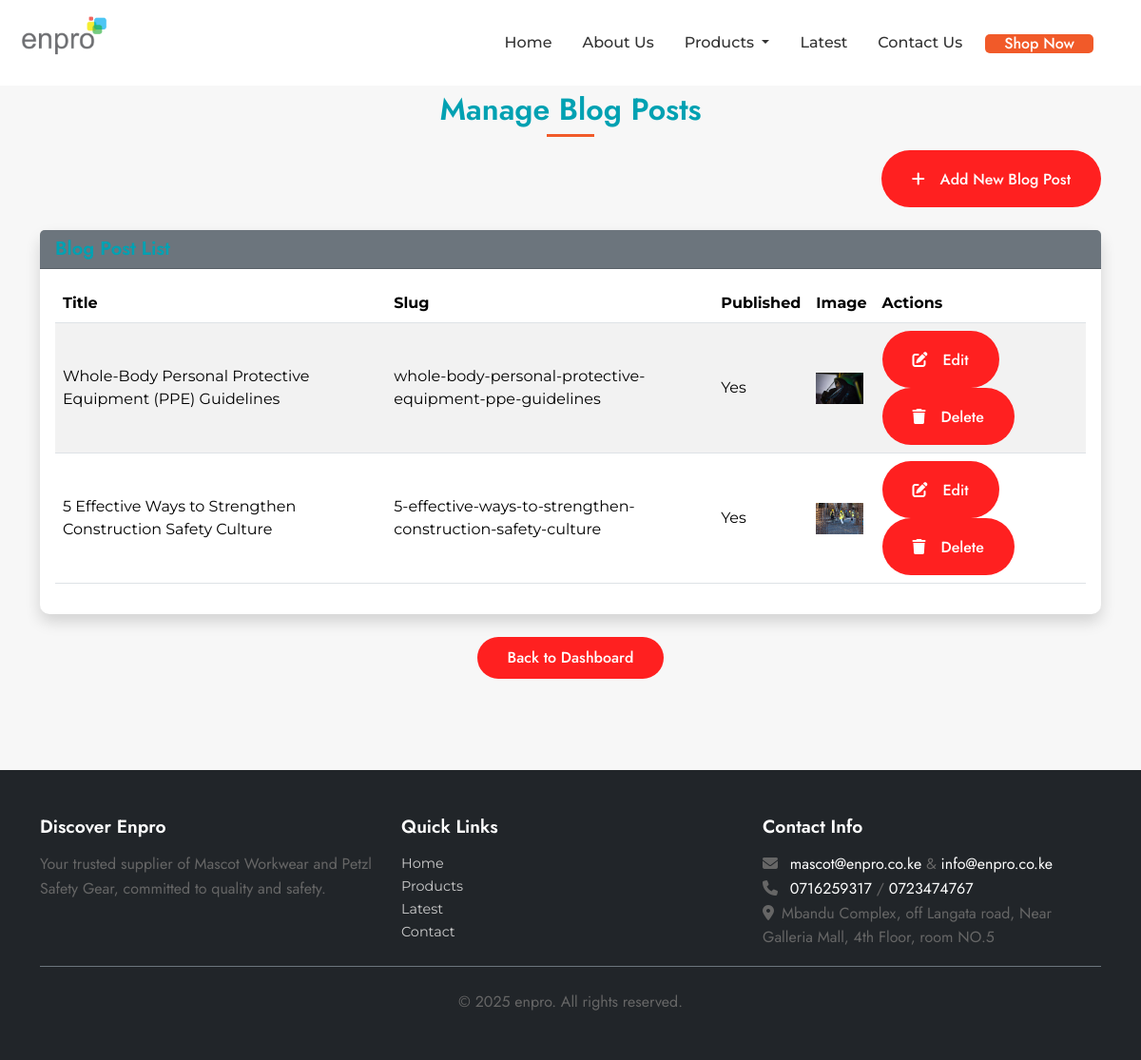
/admin/blog (signed in), run on the app's committed database.
### app/models.py (models this page shows, shortened)
class BlogPost(db.Model):
    id = db.Column(db.Integer, primary_key=True)
    title = db.Column(db.String(200), nullable=False)
    slug = db.Column(db.String(200), unique=True, nullable=False)  # SEO-friendly URL
    content = db.Column(db.Text, nullable=False)
    user_id = db.Column(db.Integer, db.ForeignKey('user.id'), nullable=False)
    created_at = db.Column(db.DateTime, default=lambda: datetime.now(UTC))
    updated_at = db.Column(db.DateTime, default=lambda: datetime.now(UTC), onupdate=lambda: datetime.now(UTC))
    is_published = db.Column(db.Boolean, default=False)
    images = db.relationship('BlogImage', backref='post', lazy=True, cascade="all, delete-orphan")

class BlogImage(db.Model):
    id = db.Column(db.Integer, primary_key=True)
    image_url = db.Column(db.String(500), nullable=False)
    post_id = db.Column(db.Integer, db.ForeignKey('blog_post.id'), nullable=False)
    alt_text = db.Column(db.String(200))  # Optional description for accessibility

### app/admin.py (the view)
    def wrap(*args, **kwargs):
        logger.debug(f"Checking admin access: is_authenticated={current_user.is_authenticated}, user={current_user.username if current_user.is_authenticated else 'None'}, role={current_user.role if current_user.is_authenticated else 'None'}, host={request.host}, session={dict(session)}, cookies={request.cookies}")
        if not current_user.is_authenticated:
            logger.warning(f"User not authenticated, redirecting to auth.login, host={request.host}")
            flash('Please log in to access this page.', 'danger')
            return redirect(url_for('auth.login', _external=True, _scheme='https'))
        if current_user.role != 'admin':
            logger.warning(f"User {current_user.username} has role {current_user.role}, not admin, host={request.host}")
            flash('You need admin privileges to access this page.', 'danger')
            return redirect(url_for('main.index', _external=True, _scheme='https'))
        return f(*args, **kwargs)

### app/admin.py (called while the page is built)
@admin_bp.route('/blog')
@admin_required
def blog():
    logger.debug(f"Accessing blog, user={current_user.username}, host={request.host}, session={dict(session)}, cookies={request.cookies}")
    posts = BlogPost.query.all()
    return render_template('admin/blog.html', posts=posts)

### app/templates/admin/blog.html (shortened to what this page needs)
{% extends "base.html" %}
{% block content %}
<section class="admin-blog py-5">
    <div class="container">
        <h2 class="section-title text-center mb-4 fade-in">Manage Blog Posts</h2>
        <div class="mb-4 text-end fade-in">
            <a href="{{ url_for('admin.blog_new') }}" class="btn btn-success">
                <i class="fas fa-plus"></i> Add New Blog Post
            </a>
        </div>
        <div class="card shadow fade-in">
            <div class="card-header bg-secondary text-white">
                <h5 class="mb-0">Blog Post List</h5>
            </div>
            <div class="card-body">
                {% if posts %}
                    <div class="table-responsive">
                        <table class="table table-striped table-hover">
                            <thead>
                                <tr>
                                    <th>Title</th>
                                    <th>Slug</th>
                                    <th>Published</th>
                                    <th>Image</th>
                                    <th>Actions</th>
                                </tr>
                            </thead>
                            <tbody>
                                {% for post in posts %}
                                    <tr>
                                        <td>{{ post.title }}</td>
                                        <td>{{ post.slug }}</td>
                                        <td>{{ 'Yes' if post.is_published else 'No' }}</td>
                                        <td>
                                            {% if post.images and post.images[0] %}
                                                <img src="{{ url_for('static', filename='img/blog/' ~ post.images[0].image_url) }}"
                                                     alt="{{ post.title }}" style="max-width: 50px; max-height: 50px;">
                                            {% else %}
                                                No Image
                                            {% endif %}
                                        </td>
                                        <td>
                                            <a href="{{ url_for('admin.blog_edit', id=post.id) }}" class="btn btn-sm btn-warning me-2">
                                                <i class="fas fa-edit"></i> Edit
                                            </a>
                                            <form action="{{ url_for('admin.blog_delete', id=post.id) }}" method="POST" style="display:inline;" onsubmit="return confirm('Are you sure you want to delete {{ post.title }}?');">
                                                <button type="submit" class="btn btn-sm btn-danger">
                                                    <i class="fas fa-trash"></i> Delete
                                                </button>
                                            </form>
                                        </td>
                                    </tr>
                                {% endfor %}
                            </tbody>
                        </table>
                    </div>
                {% else %}
                    <p class="text-muted text-center">No blog posts found.</p>
                {% endif %}
            </div>
        </div>
        <div class="text-center mt-4 fade-in">
            <a href="{{ url_for('admin.dashboard') }}" class="btn btn-outline-secondary">Back to Dashboard</a>
        </div>
    </div>
</section>
{% endblock %}

### app/templates/admin/blog.html (style rules this page uses)
.table th, .table td { vertical-align: middle; }
.fade-in { animation: fadeIn 0.5s ease-in; }

### app/templates/base.html (style rules this page uses)
body { font-family: 'Montserrat', sans-serif; color: #333333; background-color: #F7F7F7; }
h1, h2, h3, h4, h5, h6 { font-weight: 600; color: #00A1B2; }
.section-title { font-size: 2rem; margin-bottom: 30px; position: relative; }
.section-title::after { content: ''; width: 50px; height: 3px; background-color: #F15A29; position: absolute; bottom: -10px; left: 50%; transform: translateX(-50%); }
.card { border: none; border-radius: 10px; box-shadow: 0 4px 8px rgba(0, 0, 0, 0.1); transition: transform 0.3s ease; }

### data on the page
BlogPost: title "Whole-Body Personal Protective Equipment (PPE) Guidelines", slug "whole-body-personal-protective-equipment-ppe-guidelines", is_published "Yes", image_url (picture)
BlogPost: title "5 Effective Ways to Strengthen Construction Safety Culture", slug "5-effective-ways-to-strengthen-construction-safety-culture", is_published "Yes", image_url (picture)

### other printed values
{{ 'now' | datetimeformat('%Y') }} "2025"
